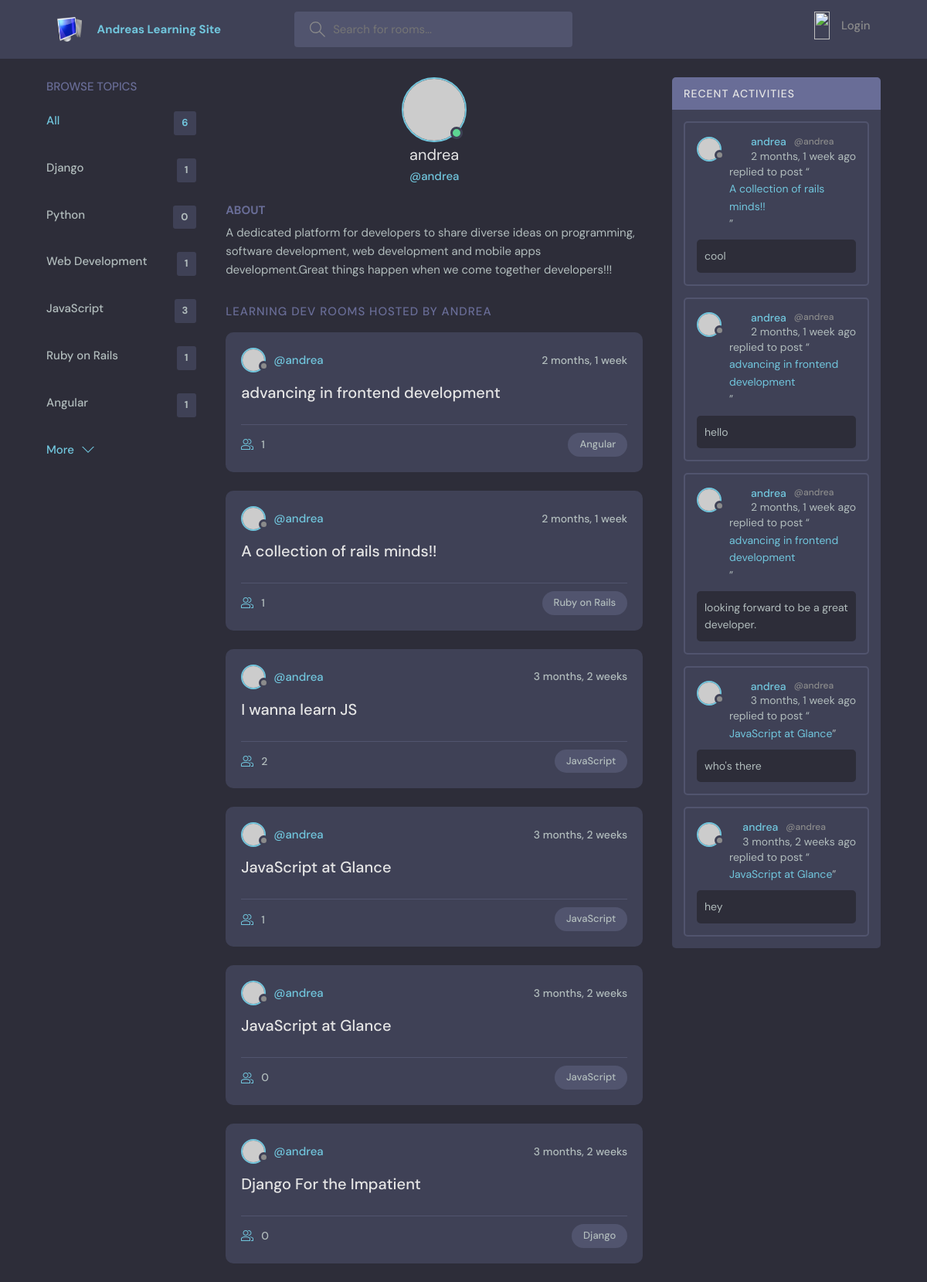
Page /profile/1/ on the committed database.
### base/models.py (models this page shows, shortened)
class Topic(models.Model):
    name = models.CharField(max_length =150)

class Room(models.Model):
    host = models.ForeignKey(User,on_delete=models.SET_NULL, null = True)
    topic = models.ForeignKey(Topic,on_delete=models.SET_NULL, null = True)
    name = models.CharField(max_length=150, null = True, blank = True)
    description = models.TextField(null= True, blank = True)
    participants = models.ManyToManyField(User,related_name='participants', blank = True)
    updated = models.DateTimeField(auto_now = True)
    created = models.DateTimeField(auto_now_add = True)
    class Meta:
        ordering =['-updated', '-created']
    def __str__(self):
        return self.name

class Message(models.Model):
    user = models.ForeignKey(User,on_delete=models.CASCADE)
    room = models.ForeignKey(Room,on_delete=models.CASCADE)
    body = models.TextField()
    updated = models.DateTimeField(auto_now = True)
    created = models.DateTimeField(auto_now_add = True)
    class Meta:
        ordering =['-updated', '-created']

### base/views.py (the view)
# urls.py: path('profile/<str:pk>/',views.userProfile, name="user-profile"),
def userProfile(request,pk):
    user = User.objects.get(id=pk)
    rooms = user.room_set.all()
    room_messages = user.message_set.all()
    topics = Topic.objects.all()
    context = {'user':user, 'rooms':rooms,'room_messages':room_messages, "topics":topics}
    return render(request,"profile.html",context)

### Templates/profile.html (shortened to what this page needs)
{% include "main.html"%}
{% block content %}
  <main class="profile-page layout layout--3">
    <div class="container">
      {% include "topics.html"%}
      <div class="roomList">
        <div class="profile">
          <div class="profile__avatar">
            <div class="avatar avatar--large active">
              <img src="https://randomuser.me/api/portraits/men/11.jpg" />
            </div>
          </div>
          <div class="profile__info">
            <h3>{{user.username}}</h3>
            <p>@{{user.username}}</p>
          </div>
          <div class="profile__about">
            <h3>About</h3>
            <p>
              A dedicated platform for developers to share diverse ideas on programming, software development, web development
              and mobile apps development.Great things happen when we come together developers!!!
            </p>
          </div>
        </div>
        <div class="roomList__header">
          <div>
            <h2>Learning Dev Rooms Hosted by Andrea</a>
            </h2>
          </div>
        </div>
        {% include "feed_component.html"%}
      </div>
      {% include "activity.html"%}
    </div>
  </main>
{% endblock %}

### Templates/topics.html
<div class="topics">
    <div class="topics__header">
      <h2>Browse Topics</h2>
    </div>
    <ul class="topics__list">
      <li>
        <a href="{% url 'home' %}" class="active">All <span>{{topics.count}}</span></a>
      </li>
      {% for topic in topics %}
      <li>
        <a href="{% url 'home' %}?q={{topic.name}}">{{topic.name}}<span>{{topic.room_set.all.count}}</span></a>
      </li>
      {% endfor %}
    </ul>
    <a class="btn btn--link" href="{% url 'topics-page' %}">
      More
      <svg version="1.1" xmlns="http://www.w3.org/2000/svg" width="32" height="32" viewBox="0 0 32 32">
        <title>chevron-down</title>
        <path d="M16 21l-13-13h-3l16 16 16-16h-3l-13 13z"></path>
      </svg>
    </a>
  </div>

### Templates/feed_component.html (shortened to what this page needs)
{% for room in rooms %}
 <div class="roomListRoom">
    <div class="roomListRoom__header">
      <a href="{% url 'user-profile' room.host.id %}" class="roomListRoom__author">
        <div class="avatar avatar--small">
          <img src="https://randomuser.me/api/portraits/women/11.jpg" />
        </div>
        <span>@{{room.host.username}}</span>
      </a>
      <div class="roomListRoom__actions">
        <span>{{room.created|timesince}}</span>
      </div>
    </div>
    <div class="roomListRoom__content">
      <a href="{% url 'room' room.id %}">{{room.name}}</a>
    </div>
    <div class="roomListRoom__meta">
      <a href="{% url 'room' room.id %}" class="roomListRoom__joined">
        {{room.participants.all.count}}
      </a>
      <p class="roomListRoom__topic">{{room.topic.name}}</p>
    </div>
  </div>
  {% endfor %}

### Templates/activity.html (shortened to what this page needs)
<div class="activities">
    <div class="activities__header">
      <h2>Recent Activities</h2>
    </div>
    {% for message in room_messages %}
    <div class="activities__box">
      <div class="activities__boxHeader roomListRoom__header">
        <a href="{% url 'user-profile' message.user.id %}" class="roomListRoom__author">
          <div class="avatar avatar--small">
            <img src="https://randomuser.me/api/portraits/women/11.jpg" />
          </div>
          <p>
            {{message.user}}
            <span>@{{message.user}} </a>{{message.created |timesince}} ago</span>
      </div>
      <div class="activities__boxContent">
        <p>replied to post “<a href="{% url 'room' message.room.id %}">{{message.room}}</a>”</p>
        <div class="activities__boxRoomContent">
         {{message.body}}
        </div>
      </div>
    </div>
    {% endfor %}
  </div>

### rows in the picture
Topic: name "Django", room_set.all.count "1"
Topic: name "Python", room_set.all.count "0"
Topic: name "Web Development", room_set.all.count "1"
Topic: name "JavaScript", room_set.all.count "3"
Topic: name "Ruby on Rails", room_set.all.count "1"
Topic: name "Angular", room_set.all.count "1"
Room: host.username "andrea", created "2 months, 1 week", name "advancing in frontend development", participants.all.count "1", topic.name "Angular"
Room: host.username "andrea", created "2 months, 1 week", name "A collection of rails minds!!", participants.all.count "1", topic.name "Ruby on Rails"
Room: host.username "andrea", created "3 months, 2 weeks", name "I wanna learn JS", participants.all.count "2", topic.name "JavaScript"
Room: host.username "andrea", created "3 months, 2 weeks", name "JavaScript at Glance", participants.all.count "1", topic.name "JavaScript"
Room: host.username "andrea", created "3 months, 2 weeks", name "JavaScript at Glance", participants.all.count "0", topic.name "JavaScript"
Room: host.username "andrea", created "3 months, 2 weeks", name "Django For the Impatient", participants.all.count "0", topic.name "Django"
Message: user "andrea", created "2 months, 1 week", room "A collection of rails minds!!", body "cool"
Message: user "andrea", created "2 months, 1 week", room "advancing in frontend development", body "hello"
Message: user "andrea", created "2 months, 1 week", room "advancing in frontend development", body "looking forward to be a great developer."
Message: user "andrea", created "3 months, 1 week", room "JavaScript at Glance", body "who's there"
Message: user "andrea", created "3 months, 2 weeks", room "JavaScript at Glance", body "hey"

### other values in the picture
{{ topics.count }} "6"
{{ user.username }} "andrea"
